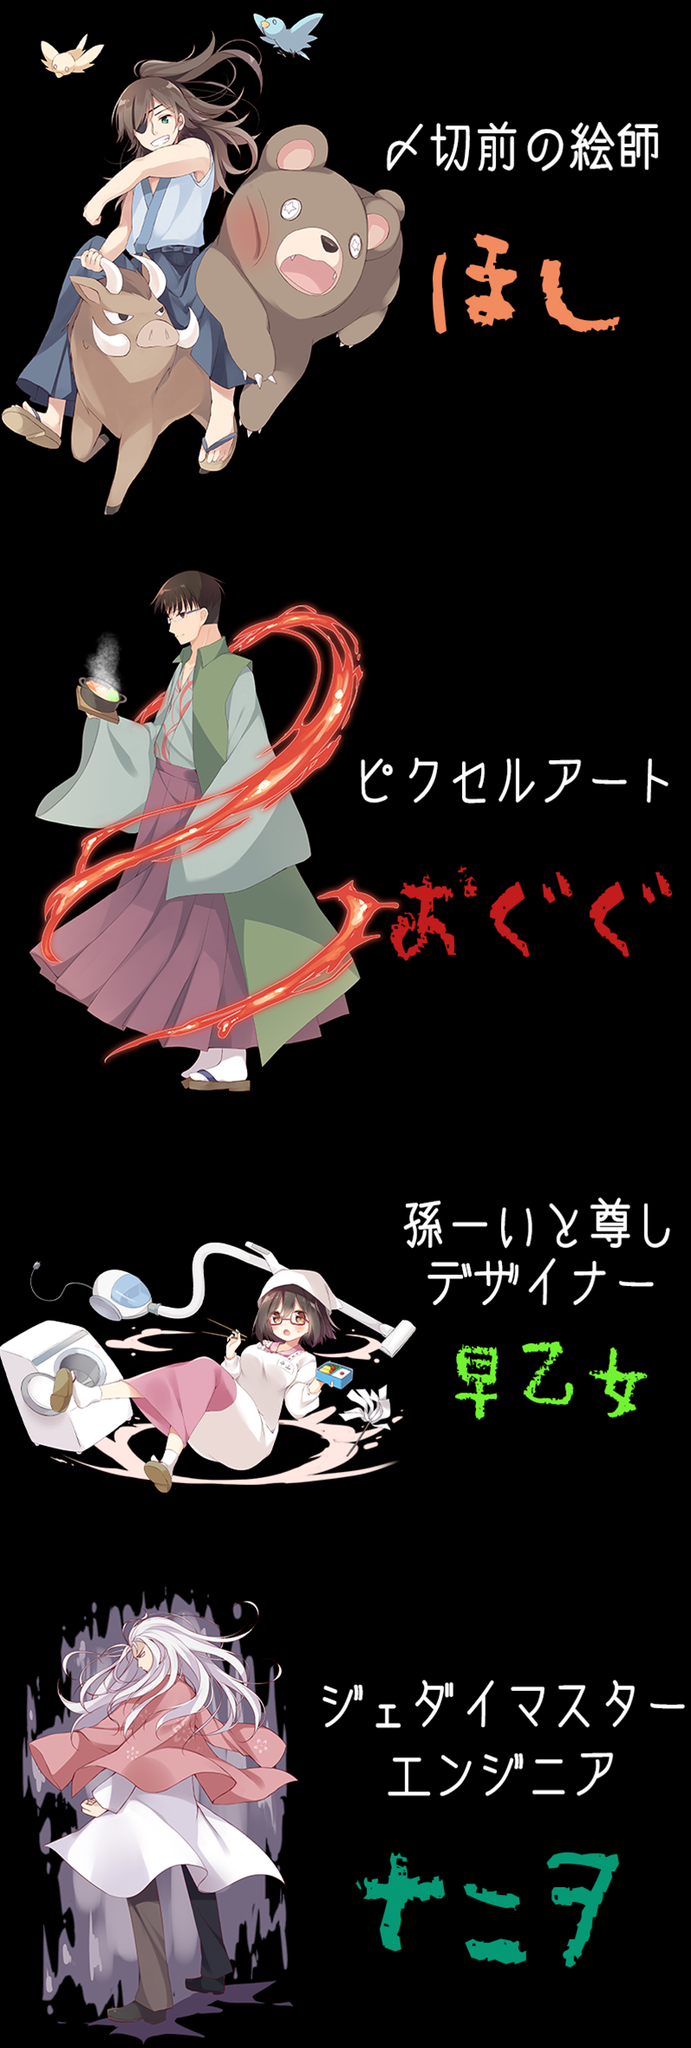

A 2D game scene composited from a Tiled map and its tileset images. What follows is a short description and the map's XML, with each tile layer's data collapsed to a summary:
An orthogonal 50x148 tile map with 16x16 px tiles, 1 tile layer (Base).

<map version="1.0" orientation="orthogonal" renderorder="right-down" width="50" height="148" tilewidth="16" tileheight="16" nextobjectid="1">
 <tileset firstgid="1" name="endroll4" tilewidth="16" tileheight="16" tilecount="7500" columns="50">
  <image source="endroll4.png" width="800" height="2400" />
 </tileset>
 <layer name="Base" width="50" height="148">
  <data>[7400 cells, 7400 non-empty, 6950 distinct tile ids]</data>
 </layer>
</map>
